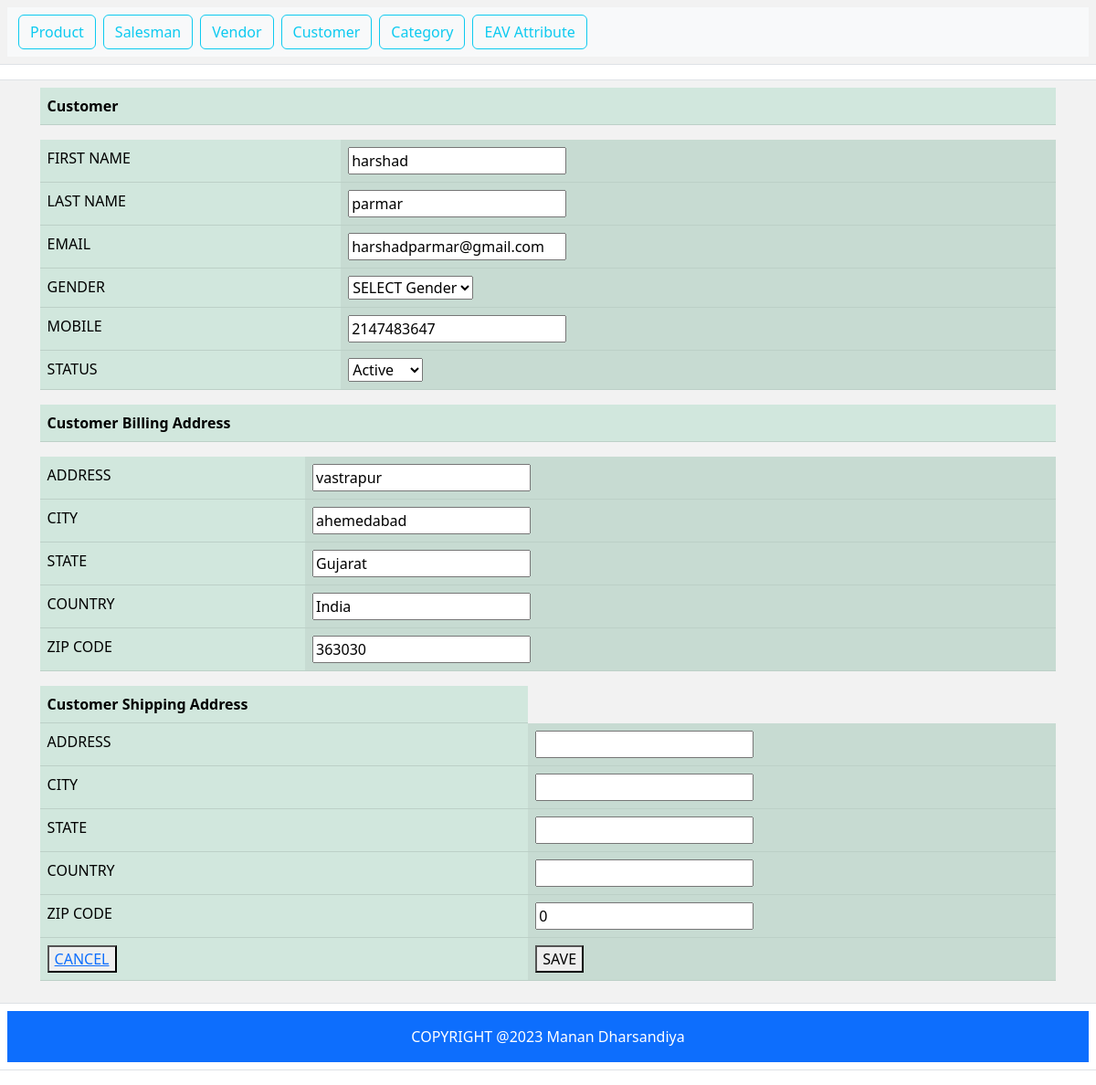
Screenshot of /index.php?c=customer&a=edit&id=27 with the database file from the repository.
### tables this page shows
CREATE TABLE `customer` (
  `customer_id` int(11) NOT NULL,
  `shipping_address_id` int(11) DEFAULT NULL,
  `billing_address_id` int(11) DEFAULT NULL,
  `first_name` varchar(255) NOT NULL,
  `last_name` varchar(255) NOT NULL,
  `email` varchar(255) NOT NULL,
  `gender` enum('male','female') NOT NULL DEFAULT 'male',
  `mobile` int(11) NOT NULL,
  `status` enum('active','inactive') NOT NULL DEFAULT 'active',
  `created_at` datetime NOT NULL,
  `updated_at` datetime DEFAULT NULL
);

CREATE TABLE `customer_address` (
  `address_id` int(11) NOT NULL,
  `customer_id` int(11) NOT NULL,
  `shipping_address_id` int(11) NOT NULL,
  `billing_address_id` int(11) NOT NULL,
  `address` varchar(255) NOT NULL,
  `city` varchar(255) NOT NULL,
  `state` varchar(255) NOT NULL,
  `country` varchar(255) NOT NULL,
  `zip_code` int(11) NOT NULL,
  `created_at` timestamp NOT NULL DEFAULT current_timestamp() ON UPDATE current_timestamp(),
  `updated_at` datetime DEFAULT NULL
);

### Block/Core/Template.php (called while the page is built, shortened)
<?php
class Block_Core_Template extends Model_Core_View
{
	protected $children = [];
	public function getChildren()
	{
		return $this->children;
	}
	public function addChild($key,$value)
	{
		$this->children[$key] = $value;
		return $this;
	}
}

### Model/Core/View.php (called while the page is built, shortened)
<?php
class Model_Core_View
{
	protected $template = null;
	protected $data = null;
	public function setData($data)
	{
		$this->data = $data;
		return $this;
	}
	public function getData($key = null)
	{
		if (array_key_exists($key,$this->data)) {
			return $this->data[$key];
		}
		return null;
	}
	public function setTemplate($template)
	{
		$this->template = $template;
		return $this;
	}
	public function getTemplate()
	{
		return $this->template;
	}
	public function render()
	{
		require "View".DS.$this->getTemplate();
	}
}

### Controller/Customer.php (called while the page is built, shortened)
<?php
class Controller_Customer extends Controller_Core_Action
{
	public function editAction()
	{
		try {
			$customerId = (int) Ccc::getModel('Core_Request')->getParams('id');
			$layout = $this->getLayout();
			$customer = Ccc::getModel('Customer')->load($customerId);
			$billingAddress = $customer->getMyBilling();
			$shippingAddress = $customer->getMyShipping();
			$edit = $layout->createBlock('Customer_Edit')->setData(['customer'=>$customer,'billingAddress' => $billingAddress,'shippingAddress' => $shippingAddress]);
			$layout->getChild('content')->addChild('edit',$edit);
			$layout->render();
		} catch (Exception $e) {
			$this->getMessage()->addMessage('Customer not edited.',Model_Core_Message :: FAILURE);
		}
	}
}

### index.php (called while the page is built, shortened)
<?php
class Ccc
{
	public static function init()
	{
		$front = new Controller_Core_Front();
		$front->init();
	}
}
Ccc::init();
?>

### Block/Customer/Edit.php (called while the page is built, shortened)
<?php
class Block_Customer_Edit extends Block_Core_Template
{
	public function getRow()
	{
		$customer = $this->getData('customer');
		$billingAddress = $this->getData('billingAddress');
		$shippingAddress = $this->getData('shippingAddress');
		$final = [$customer,$billingAddress,$shippingAddress];
		return $final;
	}
}

### Model/Core/Table.php (called while the page is built, shortened)
<?php
class Model_Core_Table
{
	protected $data = [];
	protected $resource = null;
	public function getResourceName()
	{
		return $this->getResource()->getResourceName();
	}
	public function getPrimaryKey()
	{
		return $this->getResource()->getPrimaryKey();
	}
	public function setResource($resource)
	{
		$this->resource = $resource;
		return $this;
	}
	public function getResource()
	{
		if ($this->resource) {
			return $this->resource;
		}
		$resource = new ($this->resourceClass)();
		return $resource;
	}
	public function __get($key)
	{
		if (array_key_exists($key, $this->data)) {
			return $this->data[$key];
		}
		return null;
	}
	public function load($id,$column = null)
	{
		if (!$column) {
			$column = $this->getPrimaryKey();
		}
		$query = "SELECT * FROM `{$this->getResourceName()}` WHERE `{$column}` = {$id}";
		$result = $this->getResource()->fetchRow($query);
		if ($result) {
			$this->data = $result;
		}
		return $this;
	}
}

### Model/Core/Adapter.php (called while the page is built, shortened)
<?php
class Model_Core_Adapter
{
	public $config = [
		'host' => 'localhost',
		'username' => 'root',
		'password' => '',
		'dbname' => 'newmvc-manan_dharsandiya',
	];
	protected $connect = null;
	public function connect()
	{
		if ($this->connect != null) {
			return $this->connect;
		}
		else{
			$connect = mysqli_connect(
				$this->config['host'],
				$this->config['username'],
				$this->config['password'],
				$this->config['dbname']
			);
			$this->connect = $connect;
			return $connect;
		}
	}
	public function fetchRow($query)
	{
		$connect = $this->connect();
		$result = mysqli_query($connect,$query);
		if (!$result->num_rows == 0) {
			return $result->fetch_assoc();
		}
		return null;
	}
}
?>

### Model/Core/Table/Resource.php (called while the page is built, shortened)
<?php
class Model_Core_Table_Resource{
	public function getAdapter()
	{
		$adapter = new Model_Core_Adapter();
		return $adapter;
	}
	public function fetchRow($query){
		if ($query) {
		return $this->getAdapter()->fetchRow($query);
		}
		throw new Exception("Error Processing Request", 1);
	}
}
?>

### Model/Customer/Resource.php (called while the page is built, shortened)
<?php
class Model_Customer_Resource extends Model_Core_Table_Resource
{
	   public function getStatusOptions()
	   {
	      return [self::STATUS_ACTIVE => self::STATUS_ACTIVE_LBL,
	              self::STATUS_INACTIVE => self::STATUS_INACTIVE_LBL
	      ];
	   }
}

### Model/Customer.php (called while the page is built, shortened)
<?php
class Model_Customer extends Model_Core_Table
{
   public function getStatus()
   {
      if ($this->status) {
         return $this->status;
      }
      return Model_Customer_Resource::STATUS_DEFAULT;
   }
    public function getMyBilling()
   {
   	$billingAddress = Ccc::getModel('Customer_Address')->load($this->billing_address_id);
   	return $billingAddress;
   }
   public function getMyShipping()
   {
   	$shippingAddress = Ccc::getModel('Customer_Address')->load($this->shipping_address_id);
   	return $shippingAddress;
   }
}

### View/customer/edit.phtml (the view, shortened to what this page needs)
<?php
$data = $this->getRow();
$customer = $data[0];
$billingAddress = $data[1];
$shippingAddress = $data[2];
?>
<!DOCTYPE html>
<html>
<head>
</head>
<body>
	<table class="table table-success table-striped-columns">
		<tr>
			<th>Customer</th>
		</tr>
	</table>
	<form action="index.php?c=customer&a=save&id=<?php echo $customer->customer_id ?>" method="POST">
		<table class="table table-success table-striped-columns">
			<tr>
				<td>FIRST NAME</td>
				<td> <input type="text" name="customer[first_name]" value="<?php echo $customer->first_name ?>">  </td>
			</tr>
			<tr>
				<td>LAST NAME</td>
				<td> <input type="text" name="customer[last_name]" value="<?php echo $customer->last_name ?>">  </td>
			</tr>
			<tr>
				<td>EMAIL</td>
				<td> <input type="text" name="customer[email]" value="<?php echo $customer->email ?>">  </td>
			</tr>
			<tr>
				<td>GENDER</td>
				<td>
					<select name="customer[gender]" value="<?php echo $customer->gender ?>">
						<option>SELECT Gender</option>
					</select>
				</td>
			</tr>
			<tr>
				<td>MOBILE</td>
				<td> <input type="text" name="customer[mobile]" value="<?php echo $customer->mobile ?>">  </td>
			</tr>
			<tr>
				<td>STATUS</td>
				<td>
					<select name="customer[status]">
						<?php foreach ($customer->getResource()->getStatusOptions() as $key => $value):?>
						<?php $selected = ($key == $customer->getstatus()) ? 'selected' : '';?>
						<option value="<?php echo $key ?>"<?php echo $selected; ?>><?php echo $value;?></option>
						<?php endforeach;?>
					</select>
				</td>
			</tr>
		</table>
		<table class="table table-success table-striped-columns">
		<tr>
			<th>Customer Billing Address</th>
		</tr>
	</table>
		<table class="table table-success table-striped-columns">
			<tr>
				<td>ADDRESS</td>
				<td> <input type="text" name="billingAddress[address]" value="<?php echo $billingAddress->address ?>">  </td>
			</tr>
			<tr>
				<td>CITY</td>
				<td> <input type="text" name="billingAddress[city]" value="<?php echo $billingAddress->city ?>">  </td>
			</tr>
			<tr>
				<td>STATE</td>
				<td> <input type="text" name="billingAddress[state]" value="<?php echo $billingAddress->state ?>">  </td>
			</tr>
			<tr>
				<td>COUNTRY</td>
				<td> <input type="text" name="billingAddress[country]" value="<?php echo $billingAddress->country ?>">  </td>
			</tr>
			<tr>
				<td>ZIP CODE</td>
				<td> <input type="text" name="billingAddress[zip_code]" value="<?php echo $billingAddress->zip_code ?>">  </td>
			</tr>
		</table>
		<table class="table table-success table-striped-columns">
			<th>Customer Shipping Address</th>
			<tr>
				<td>ADDRESS</td>
				<td> <input type="text" name="shippingAddress[address]" value="<?php echo $shippingAddress->address ?>">  </td>
			</tr>
			<tr>
				<td>CITY</td>
				<td> <input type="text" name="shippingAddress[city]" value="<?php echo $shippingAddress->city ?>">  </td>
			</tr>
			<tr>
				<td>STATE</td>
				<td> <input type="text" name="shippingAddress[state]" value="<?php echo $shippingAddress->state ?>">  </td>
			</tr>
			<tr>
				<td>COUNTRY</td>
				<td> <input type="text" name="shippingAddress[country]" value="<?php echo $shippingAddress->country ?>">  </td>
			</tr>
			<tr>
				<td>ZIP CODE</td>
				<td> <input type="text" name="shippingAddress[zip_code]" value="<?php echo $shippingAddress->zip_code ?>">  </td>
			</tr>
			<tr>
				<th> <button> <a href="index.php?c=customer&a=grid">CANCEL</a> </button></th>
				<th> <button type="submit"> SAVE </button></th>
			</tr>
		</table>
	</form>
</body>
</html>

### View/html/content.phtml
<?php
$children = $this->getChildren();
foreach ($children as $key => $child) {
	$child->render();
}
?>

### rows the page displays
customer: first_name "harshad", last_name "parmar", email "harshadparmar@gmail.com", gender "SELECT Gender", mobile "2147483647"
customer_address: address "vastrapur", city "ahemedabad", state "Gujarat", country "India", zip_code "363030"
customer_address: zip_code "0"

### other values shown
form field value "Active"
